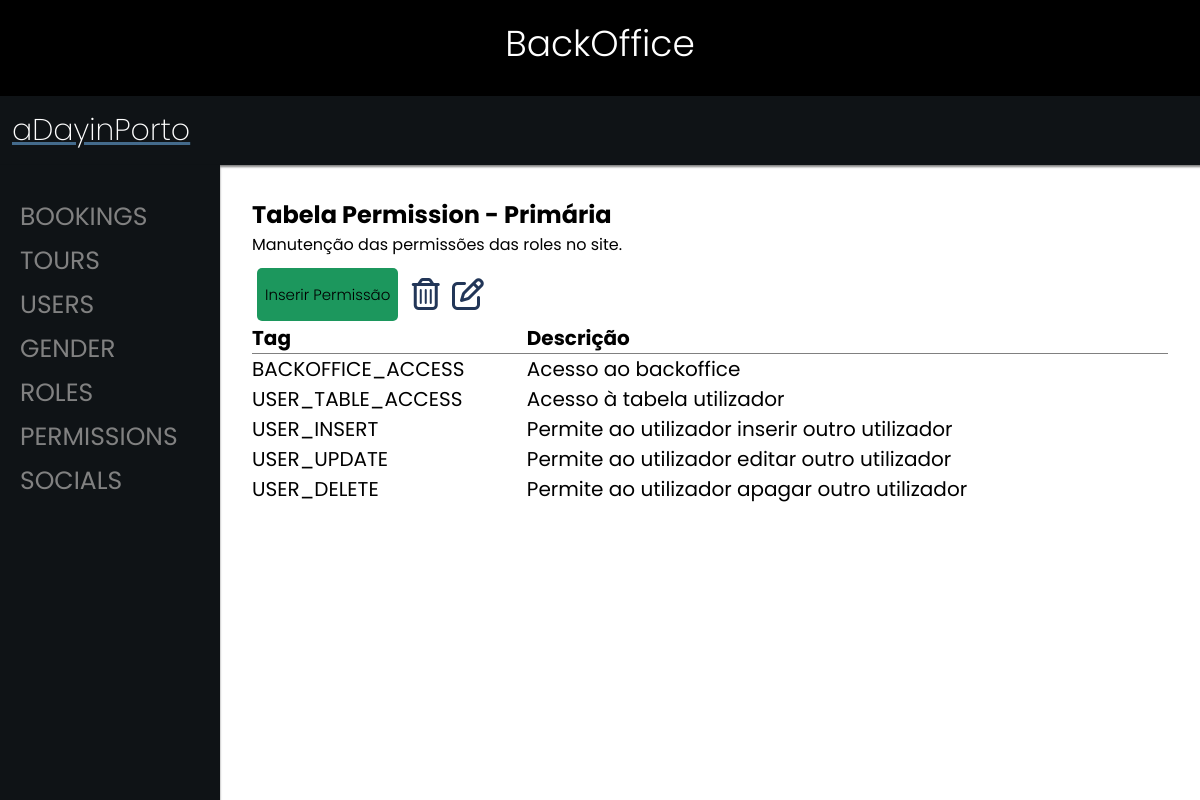
Page /backoffice/?p=4 on the committed database.
### tables this page shows
CREATE TABLE IF NOT EXISTS `permission` (
  `id` int(11) NOT NULL AUTO_INCREMENT,
  `tag` varchar(50) DEFAULT NULL,
  `description` varchar(255) DEFAULT NULL,
  PRIMARY KEY (`id`) USING BTREE
);

### backoffice/content/permissions/permissions.php (the view, shortened to what this page needs)
<?php
$showsoc = "SELECT * FROM permission ORDER BY id";
$show = mysqli_query($conn, $showsoc);
if (mysqli_num_rows($show) > 0) {
    $row = mysqli_fetch_array($show);
} else {
    $row = null;
}
?>
<h2>Tabela Permission - Primária</h2>
<p>Manutenção das permissões das roles no site.</p>
<br>
<a href="./?p=41" class="insert-button">Inserir Permissão</a>
<a id="delLink" disabled><i class="fa-regular fa-trash-can fa-2xl" onclick="confirmDelete(<?php echo $row['id']; ?>)"></i></a>
<?php
if ($row !== null && isset($row['id'])) {
    $editLink = './?p=45&id=' . $row['id'] . '&operation=editar';
} else {
    $editLink = null;
}
echo '<a href="' . $editLink . '" id="editLink" disabled><i class="fa-regular fa-pen-to-square fa-2xl"></i></a>' ?>
<table class="table-hover" style="width:100%; font-size: 20px; margin-top: 1rem; padding-top: 1rem;">
    <thead>
        <tr>
            <th scope="col" style="text-align: left; width:30%; border-bottom: solid 1px grey; border-collapse: collapse;">Tag</th>
            <th scope="col" style="text-align: left; width:70%; border-bottom: solid 1px grey; border-collapse: collapse;">Descrição</th>
        </tr>
    </thead>
    <tbody>
        <?php
        if ($row !== null) {
            do {
        ?>
                <tr id="tr_<?php echo $row['id']; ?>" onclick="storeID(<?php echo $row['id']; ?>)">
                    <?php
                    echo "<td>" . $row['tag'] . "</td>";
                    echo "<td>" . $row['description'] . "</td>";
                    ?>
                </tr>
        <?php
            } while ($row = mysqli_fetch_assoc($show));
        } else {
            echo "<tr><td colspan='4'>Não foram encontrados registos.</td></tr>";
        }
        ?>
    </tbody>
</table>

### backoffice/css/styles.css (style rules this page uses)
html { scroll-behavior: smooth; }
* { margin: 0; padding: 0; font-family: 'Poppins', sans-serif; }
a { cursor: pointer; }
:root { --dark-background-color: #0f1316; --medium-background-color: #666; --light-background-color: #efefef; --contrast-color: rgba(68, 107, 140, 1); --alt-contrast-color: ; --dark-text-color: var(--dark-background-color); --medium-text-color: var(--medium-background-color); --lighter-text-reverse-color: var(--light-background-color); --light-text-reverse-color: #ddd; }
table { border-collapse: collapse; }
.insert-button, .edit-button, .delete-button, .return-button { padding-inline: 0.5rem; padding-block: 1rem; text-decoration: none; font-size: 15px; font-weight: 300; color: black; border-radius: 5px; border: none; width: 90px; height: 30px; margin-inline: 5px; cursor: pointer; }
.insert-button { background-color: #1c975d; }

### backoffice/content/permissions/permissions.php (style rules this page uses)
.fa-regular { color: #223658 !important; padding-inline: 0.25rem; }

### rows in the picture
permission: tag "BACKOFFICE_ACCESS", description "Acesso ao backoffice"
permission: tag "USER_TABLE_ACCESS", description "Acesso à tabela utilizador"
permission: tag "USER_INSERT", description "Permite ao utilizador inserir outro utilizador"
permission: tag "USER_UPDATE", description "Permite ao utilizador editar outro utilizador"
permission: tag "USER_DELETE", description "Permite ao utilizador apagar outro utilizador"
